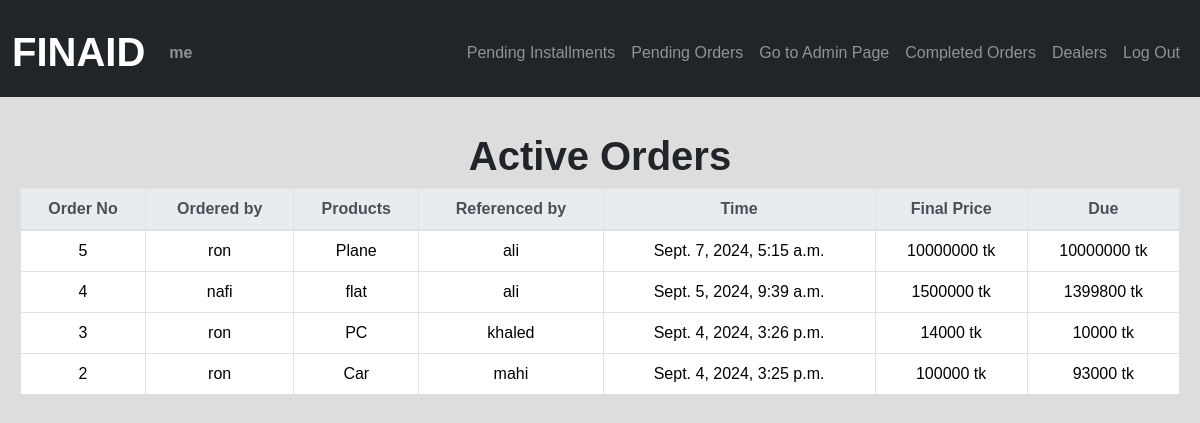
The app's page / (signed in) with its own data.
### finaidbd/models.py (models this page shows, shortened)
class User(AbstractUser):
    pass

class Order(models.Model):
    product = models.CharField(max_length=1000)
    ordered_by = models.ForeignKey(User, on_delete=models.CASCADE, related_name="orderer")
    referenced_by = models.ForeignKey(Deal_officer, on_delete=models.CASCADE, related_name="refer")
    time = models.DateTimeField(auto_now_add=True)
    maxim_price = models.IntegerField()
    monthly_pay = models.IntegerField()
    is_accept = models.BooleanField(default=False)
    final_price = models.IntegerField(blank=True, null=True)
    mnthpay_final = models.IntegerField(blank=True, null=True)
    due = models.IntegerField(blank=True, null=True)
    is_complete = models.BooleanField(default=False)

class Deal_officer(models.Model):
    name = models.CharField(max_length=64)
    mobile = models.IntegerField()
    pic = models.ImageField(upload_to='images/', blank=True, null=True)

### finaidbd/views.py (the view)
# urls.py: path("", views.index, name="index"),
def index(request):
    if request.user.is_authenticated:
        d = Order.objects.filter(is_accept=True, is_complete=False).order_by('time').reverse()
        p_ordr = Order.objects.filter(is_complete=False, ordered_by=request.user).order_by('time').reverse()
        return render(request, "finaidbd/index.html", {
         "orders": d,
         "p_orders": p_ordr,
         "heading": "Active",
         "heading_gu": "Orders"
        })
    else:
        return render(request, "finaidbd/index.html")

### finaidbd/templates/finaidbd/index.html (shortened to what this page needs)
{% extends "finaidbd/layout.html" %}
{% block body %}
    {% if user.is_authenticated %}
        {% if user.is_superuser %}
                <div style="padding:10px; margin:10px;">
                <h1 class="h1" style="text-align: center;">{{ heading }} Orders</h1>
                <table class="table table-bordered table-hover table striped">
                    <thead class="thead-light">
                        <tr style="text-align:center;">
                            <th>Order No</th>
                            <th>Ordered by</th>
                            <th>Products</th>
                            <th>Referenced by</th>
                            <th>Time</th>
                            <th>Final Price</th>
                            <th>Due</th>
                        </tr>
                    </thead>
                    <tbody>
                        {% for order in orders %}
                        <tr style="text-align:center;" onclick="window.location.href=`{% url 'installment' order.id %}`">
                            <td>{{ order.id }}</td>
                            <td>{{ order.ordered_by }}</td>
                            <td>{{ order.product }}</td>
                            <td>{{ order.referenced_by.name }}</td>
                            <td>{{ order.time }}</td>
                            <td>{{ order.final_price }} tk</td>
                            <td>{{ order.due }} tk</td>
                        </tr>
                        {% empty %}
                        <tr>
                            <td style="text-align:center;" colspan="7">No {{ heading }} Orders Yet</td>
                        </tr>
                        {% endfor %}
                    </tbody>
                </table>
            </div>
        {% endif %}
    {% endif %}
{% endblock %}

### finaidbd/templates/finaidbd/layout.html (shortened to what this page needs)
{% load static %}
<!DOCTYPE html>
<html>
    <head>
        <link rel="stylesheet" href="https://stackpath.bootstrapcdn.com/bootstrap/4.4.1/css/bootstrap.min.css">
        <link href="https://cdn.jsdelivr.net/npm/bootstrap@5.3.3/dist/css/bootstrap.min.css" rel="stylesheet">
        <link rel="stylesheet" type="text/css" href="{% static 'finaidbd/styles.css' %}">
        <link rel="stylesheet" href="https://cdn.jsdelivr.net/npm/bootstrap-icons@1.10.5/font/bootstrap-icons.css">
    </head>
    <body>
        <nav class="bg-dark navbar navbar-expand-md navbar-dark">
            <div class="container-fluid">
                <a class="navbar-brand" href="{% url 'index' %}"><h1 class="h1">FINAID</h1></a>
                <div class="collapse navbar-collapse" id="navbar">
                    <ul class="navbar-nav me-auto mt-2">
                        {% if user.is_authenticated %}
                            <li class="nav-item">
                                <a class="nav-link" href="#" id="pro"><strong>{{ user.username }}</strong></a>
                            </li>
                        {% endif %}
                    </ul>
                    <ul class="navbar-nav ms-auto mt-2">
                        {% if user.is_authenticated and user.is_superuser %}
                            <li class="nav-item">
                                <a class="nav-link" href="{% url 'pnd_inst' %}">Pending Installments</a>
                            </li>
                            <li class="nav-item">
                                <a class="nav-link" href="{% url 'pnd_ordr' %}">Pending Orders</a>
                            </li>
                            <li class="nav-item">
                                <a class="nav-link" href="{% url 'admin:index' %}">Go to Admin Page</a>
                            </li>
                        {% endif %}
                        {% if user.is_authenticated %}
                            <li class="nav-item">
                                <a class="nav-link" href="{% url 'paid' %}">Completed Orders</a>
                            </li>
                            <li class="nav-item">
                                <a class="nav-link" href="{% url 'dealers' %}">Dealers</a>
                            </li>
                            <li class="nav-item">
                                <a class="nav-link" href="{% url 'logout' %}">Log Out</a>
                            </li>
                        {% endif %}
                    </ul>
                </div>
            </div>
        </nav>
        <div class="body">
            {% block body %}
            {% endblock %}
        </div>
    </body>
</html>

### finaidbd/static/finaidbd/styles.css (style rules this page uses)
* { box-sizing: border-box; }
body { margin: 0; font-family: Arial, sans-serif; background-color: #dddddd; }
.h1 { padding-top: 15px; font-weight: bold; }
a { color: black; text-decoration: none; }

### records on screen
User: username "me"
Order: id "5", ordered_by "ron", product "Plane", referenced_by.name "ali", time "Sept. 7, 2024, 5:15 a.m.", final_price "10000000", due "10000000"
Order: id "4", ordered_by "nafi", product "flat", referenced_by.name "ali", time "Sept. 5, 2024, 9:39 a.m.", final_price "1500000", due "1399800"
Order: id "3", ordered_by "ron", product "PC", referenced_by.name "khaled", time "Sept. 4, 2024, 3:26 p.m.", final_price "14000", due "10000"
Order: id "2", ordered_by "ron", product "Car", referenced_by.name "mahi", time "Sept. 4, 2024, 3:25 p.m.", final_price "100000", due "93000"

### other values on screen
{{ heading }} "Active"
